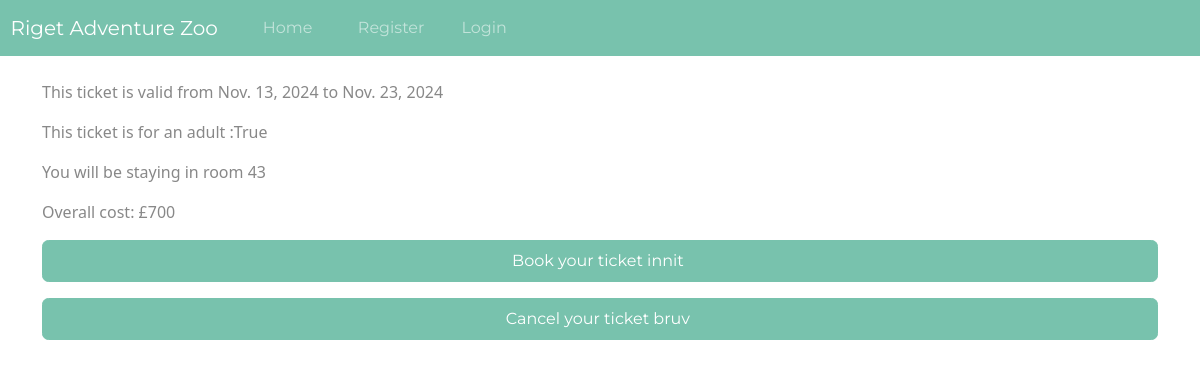
Page /HotelConfirmation on the committed database.
### website/models.py (models this page shows)
class BookingHotel(models.Model):
    creation_data = models.DateTimeField(auto_now_add=True)
    booking_ID = models.AutoField(primary_key=True, editable=False)
    Arrival_date = models.DateField(max_length=10)
    Departure_date = models.DateField(max_length=10)
    Hotel_Room = models.CharField(max_length=5)
    Hotel_adult = models.BooleanField()
    Hotel_cost = models.IntegerField(default=0)
    customer_ID = models.ForeignKey(Record, on_delete=models.CASCADE)

### website/views.py (the view)
# urls.py: path('HotelConfirmation', views.HotelConfirmation, name="HotelConfirmation"),
def HotelConfirmation(request):
    HotelTicket = BookingHotel.objects.latest("customer_ID_id")
    Arrival_date = HotelTicket.Arrival_date
    Departure_date = HotelTicket.Departure_date
    new_variable = Departure_date-Arrival_date
    overall_cost = int(new_variable.days) * 70
    context = {'ticket': HotelTicket, 'overall_cost':overall_cost}
    if request.method == "POST":
        HotelTicket.Hotel_cost=overall_cost
        HotelTicket.save()
        messages.success(request, "Ticket Booked, P Diddy on his way")
    return render(request, 'website/HotelConfirmation.html', context)

### website/templates/website/HotelConfirmation.html (shortened to what this page needs)
{% extends 'website/base.html'%}
{%block content%}
<p> This ticket is valid from {{ticket.Arrival_date}} to {{ticket.Departure_date}} </p>
<p> This ticket is for an adult :{{ticket.Hotel_adult}} </p>
<p> You will be staying in room {{ticket.Hotel_Room}} </p>
<p> Overall cost: £{{ overall_cost }} </p>
<form method="POST">
    <button type="submit" class="btn btn-primary w-100 btn-block p-2">Book your ticket innit&nbsp; </button>
</form>
<a href="{% url 'delete_bookingH'%}" class="btn btn-primary w-100 btn-block p-2">Cancel your ticket bruv&nbsp; </a>
{%endblock%}

### rows in the picture
BookingHotel: Arrival_date "Nov. 13, 2024", Departure_date "Nov. 23, 2024", Hotel_adult "True", Hotel_Room "43"

### other values in the picture
{{ overall_cost }} "700"
